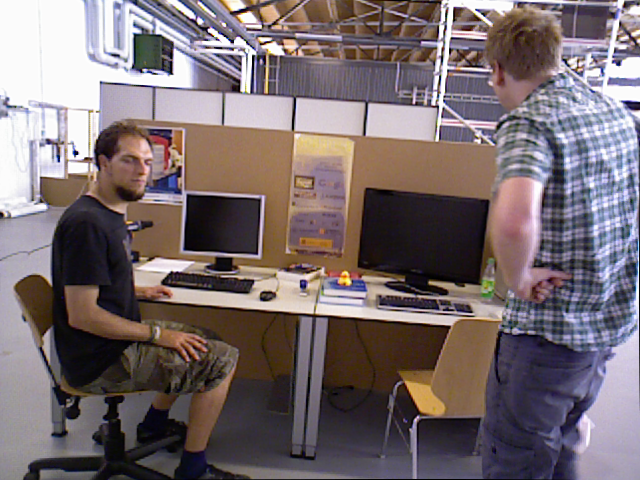
//> input picture data/walk/walk_rgb_1.png, 640 x 480 px
$ ./goodFeaturesToTrackTest   (built with g++ and OpenCV 4)
//> lines starting //> are read from the running program, lines starting //| are printed output that depends on the picture; after the words box and inside, x2 and y2 are one past the last pixel; in counts of white or black regions, pixels touching at a corner belong together
#include <iostream>
#include "slamBase.h"
// #include "Frame.h"
// using namespace RE_SLAM;

// OpenCV 特征检测模块
#include <opencv2/features2d/features2d.hpp>
// #include <opencv2/nonfree/nonfree.hpp> // use this if you want to use SIFT or SURF
#include <opencv2/calib3d/calib3d.hpp>
#include <opencv2/imgproc/imgproc.hpp>
using namespace std;
// using namespace YB_SLAM;

int main(int argc, char **argv)
{
    //设置角点检测参数
    std::vector<cv::Point2f> corners;
    int max_corners = 1000;
    double quality_level = 0.01;
    double min_distance = 3.0;
    int block_size = 3;
    bool use_harris = false;
    double k = 0.04;
    cv::Mat image_color = cv::imread("../data/walk_rgb_1.png");
//> image_color is the input picture: 480 rows x 640 cols, CV_8UC3; mean B, G, R 110.9, 108, 120.3
    cv::Mat image_gray;
    cv::cvtColor(image_color, image_gray, cv::COLOR_BGR2GRAY);
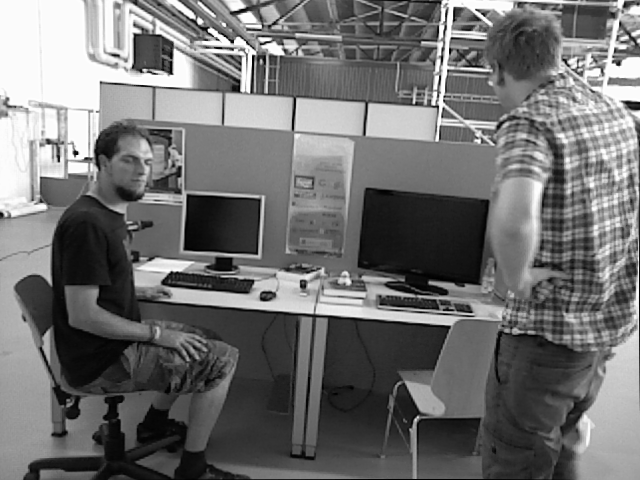
//> image_gray: 480 rows x 640 cols, CV_8UC1; min 0, max 254, mean 112.1

    cv::goodFeaturesToTrack(image_gray, corners, max_corners, quality_level, min_distance, cv::Mat(), block_size, true, k);
//> corners = 681 Points (x, y), first 12: [253, 55], [77, 153], [232, 42], [172, 73], [448, 70], [58, 161], [451, 38], [454, 7], [208, 29], [476, 9], [100, 82], [134, 34]

    //Criteria for termination of the iterative process of corner refinement.
    cv::TermCriteria criteria = cv::TermCriteria(
        cv::TermCriteria::MAX_ITER + cv::TermCriteria::EPS,
        20,
        0.003);

    cv::cornerSubPix(image_gray, corners, cv::Size(5, 5), cv::Size(-1, -1), criteria);
//> corners = 681 Points (x, y), first 12: [254.4, 52.74], [76.19, 153.9], [232, 42], [172, 74.63], [448, 70], [59.57, 162.5], [451, 38], [451.8, 6.92], [206.5, 29.75], [472.6, 9.98], [99.25, 80.75], [134, 34]

    for (int i = 0; i < corners.size(); i++)
    {
        cv::circle(image_color, corners[i], 1, cv::Scalar(0, 0, 255), 2, 8, 0);
    }
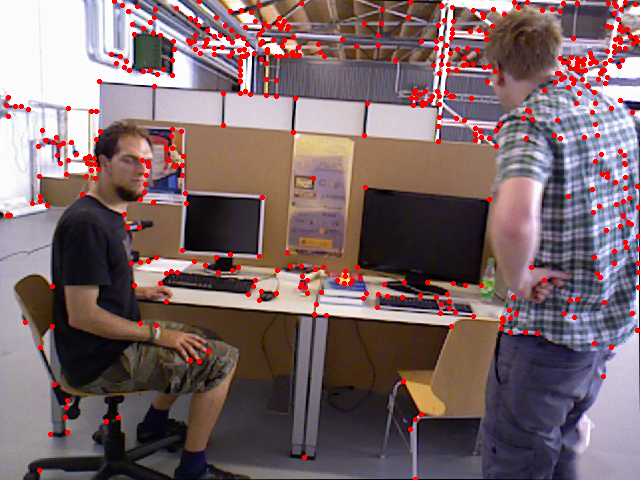
//> image_color: 480 rows x 640 cols, CV_8UC3; 3.51% of pixels changed, all inside (x1, y1, x2, y2) = (4, 0, 640, 480)
    cv::imshow("goodFeaturesToTrack", image_color);
    cv::waitKey(0);
    return 0;
}

$ run again, with data/walk/walk_rgb_2.png copied over data/walk/walk_rgb_1.png
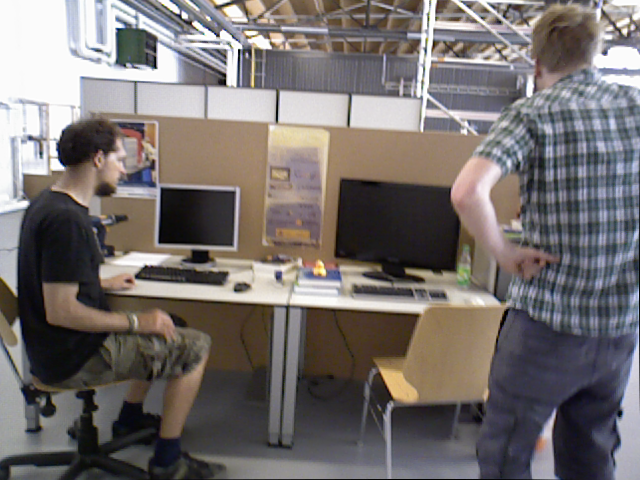
//> input picture data/walk/walk_rgb_2.png, 640 x 480 px
//> image_color is the input picture: 480 rows x 640 cols, CV_8UC3; mean B, G, R 109.9, 111.3, 117.5
//> `cv::cvtColor(image_color, image_gray, cv::COLOR_BGR2GRAY);`:
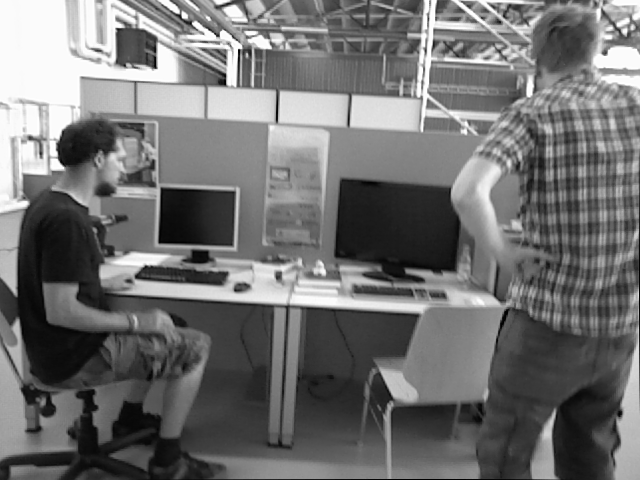
//> image_gray: 480 rows x 640 cols, CV_8UC1; min 0, max 255, mean 113
//> `cv::goodFeaturesToTrack(image_gray, corners, max_corners, quality_leve..`: corners = 231 Points (x, y), first 12: [238, 49], [116, 28], [156, 68], [218, 36], [182, 17], [180, 14], [241, 48], [192, 23], [225, 85], [436, 20], [270, 48], [145, 265]
//> `cv::cornerSubPix(image_gray, corners, cv::Size(5, 5), cv::Size(-1, -1)..`: corners = 231 Points (x, y), first 12: [238.8, 48.12], [116.3, 27.04], [156.4, 68.73], [218, 36], [180.2, 14.55], [180.2, 14.55], [238.8, 48.11], [190.8, 22.58], [226.2, 85.87], [436, 20], [272.4, 48.35], [145.4, 264.7]
//> after the loop `for (int i = 0; i < corners.size(); i++)`:
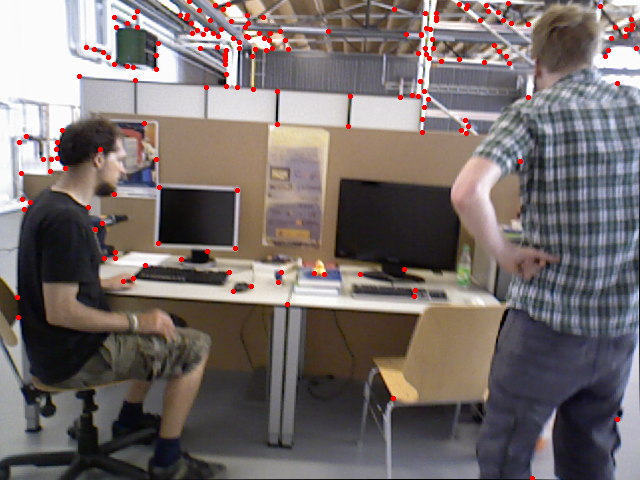
//> image_color: 480 rows x 640 cols, CV_8UC3; 1.23% of pixels changed, all inside (x1, y1, x2, y2) = (15, 0, 639, 480)
